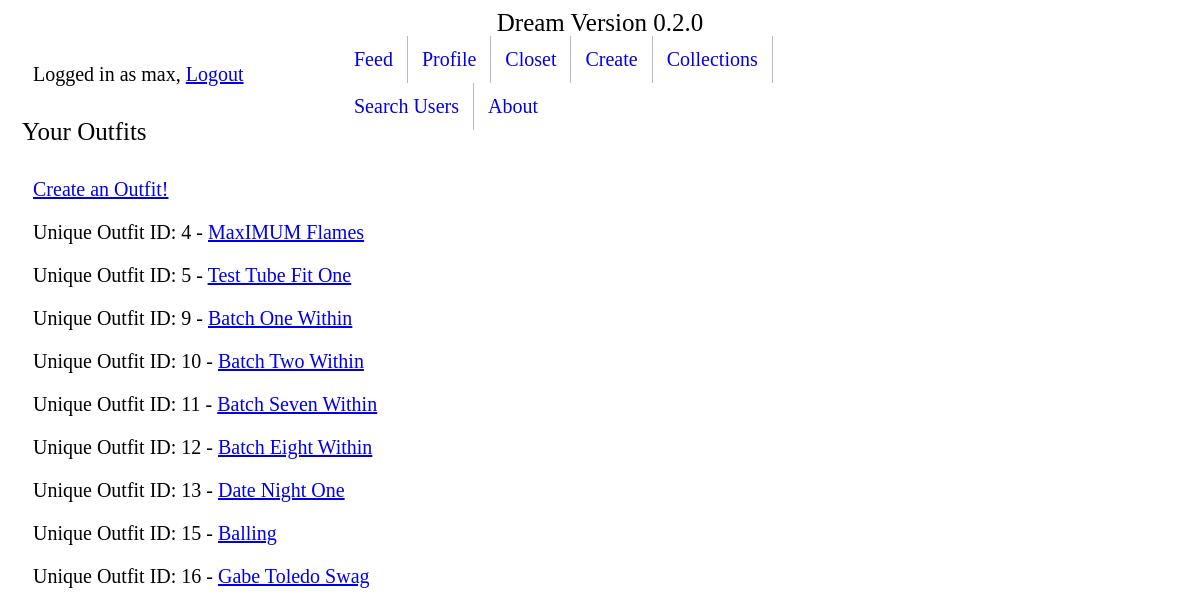
Screenshot of /clothing/ (signed in) with the database file from the repository.
### clothing/models.py (models this page shows, shortened)
class Outfit(models.Model):
    title = models.CharField(max_length=120)
    top = models.ForeignKey('Article', on_delete=models.SET_NULL, related_name="outfit_top", null=True)
    bottom = models.ForeignKey('Article', on_delete=models.SET_NULL, related_name="outfit_bottom", null=True)
    shoes = models.ForeignKey('Article', on_delete=models.SET_NULL , related_name="outfit_shoes", null=True)
    creator = models.ForeignKey(User, on_delete=models.SET_NULL, null=True)
    creation_date = models.DateTimeField(auto_now_add=True)
    favorited = models.ManyToManyField(User, blank=True, related_name="outfit_favorited_by")
    def get_absolute_url(self):
        return reverse('clothing:outfit-detail', kwargs={"pk": self.pk})

### clothing/views.py (the view)
# urls.py: path('', OutfitListView.as_view(), name='outfit-list'),
class OutfitListView(ListView, LoginRequiredMixin):
    def get_queryset(self):
        return Outfit.objects.filter(creator=self.request.user)

### clothing/templates/clothing/outfit_list.html
{% extends 'base.html' %}
{% block content %}
<h1>Your Outfits</h1>
<p><a href="create-outfit/">Create an Outfit!</a></p>
{% for instance in object_list %}
<p> Unique Outfit ID: {{ instance.id }} - <a href='{{ instance.get_absolute_url }}'>{{ instance.title }}</a>
{% endfor %}
{% endblock %}

### templates/base.html (shortened to what this page needs)
<body>
  <p class="toptitle">Dream Version 0.2.0</p>
</body>
<ul class="navbar">
  <li><a href="/feed">Feed</a></li>
  <li><a href="/userprofiles/my-profile">Profile</a></li>
  <li class="dropdown">
    <a href="/clothing/closet" class="dropbtn">Closet</a>
  </li>
  <li class="dropdown">
    <a href="/clothing/create-outfit" class="dropbtn">Create</a>
  </li>
  <li><a href="/clothing/collections">Collections</a></li>
  <li><a href="/userprofiles">Search Users</a></li>
  <li><a href="/about">About</a></li>
</ul>
  {% if user.is_authenticated %}
    <p>Logged in as {{ user.get_username }}, <a href="{% url 'logout'%}">Logout</a></p>
  {% elif 'logout' in request.path %}
  {% else %}
    <p><a href="{% url 'login'%}?next={{request.path}}">Login</a></p>
  {% endif %}
{% block content %}{% endblock %}

### templates/base.html (style rules this page uses)
h1 { padding: 12px 14px; }
h1 { font-family:calibri; font-size: 25px; font-weight: 500; }
p { padding: 0px 25px; font-family: calibri light; font-size: 20px; }
li { float: left; border-right: 1px solid #bbb; }
li:last-child { border-right: none; }
li a { display: block; padding: 12px 14px; text-align: center; text-decoration: none; text-color: black; }
p.toptitle { font-family:calibri light; font-size: 25px; text-align: center; padding: 1px 1px; left: 50% transform: translate(-50%, -50%); }
ul.navbar { display: inline-block; list-style-type: none; text-align: center; font-family:calibri light; font-size: 20px; position: absolute; left: 50%; transform: translate(-50%, -50%); }

### rows the page displays
Outfit: id "4", title "MaxIMUM Flames"
Outfit: id "5", title "Test Tube Fit One"
Outfit: id "9", title "Batch One Within"
Outfit: id "10", title "Batch Two Within"
Outfit: id "11", title "Batch Seven Within"
Outfit: id "12", title "Batch Eight Within"
Outfit: id "13", title "Date Night One"
Outfit: id "15", title "Balling"
Outfit: id "16", title "Gabe Toledo Swag"

### other values shown
{{ user.get_username }} "max"
